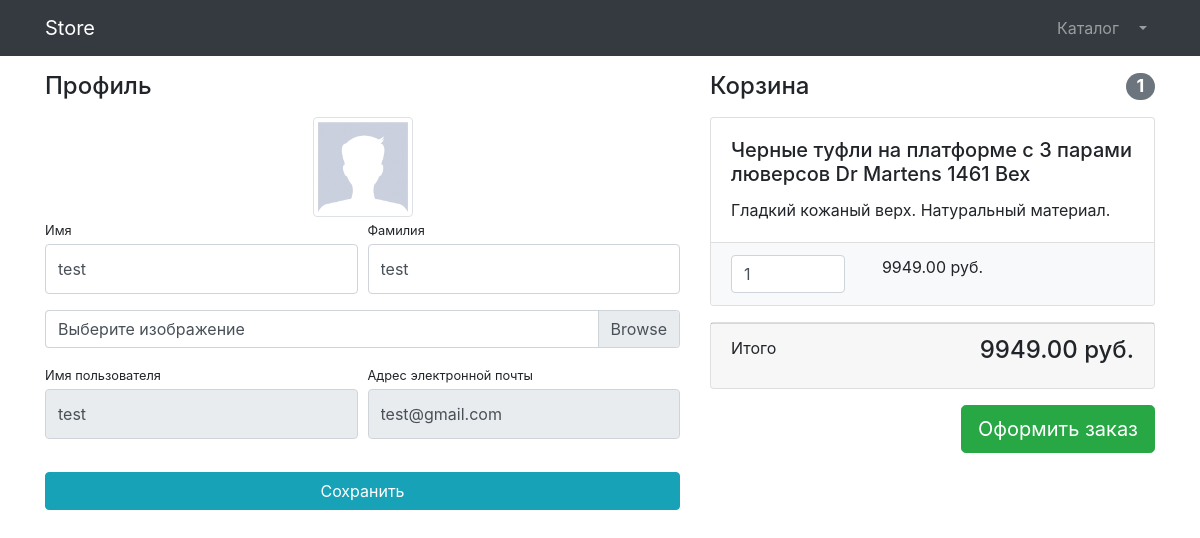
The page /users/profile/ (signed in) on the database as committed earlier.
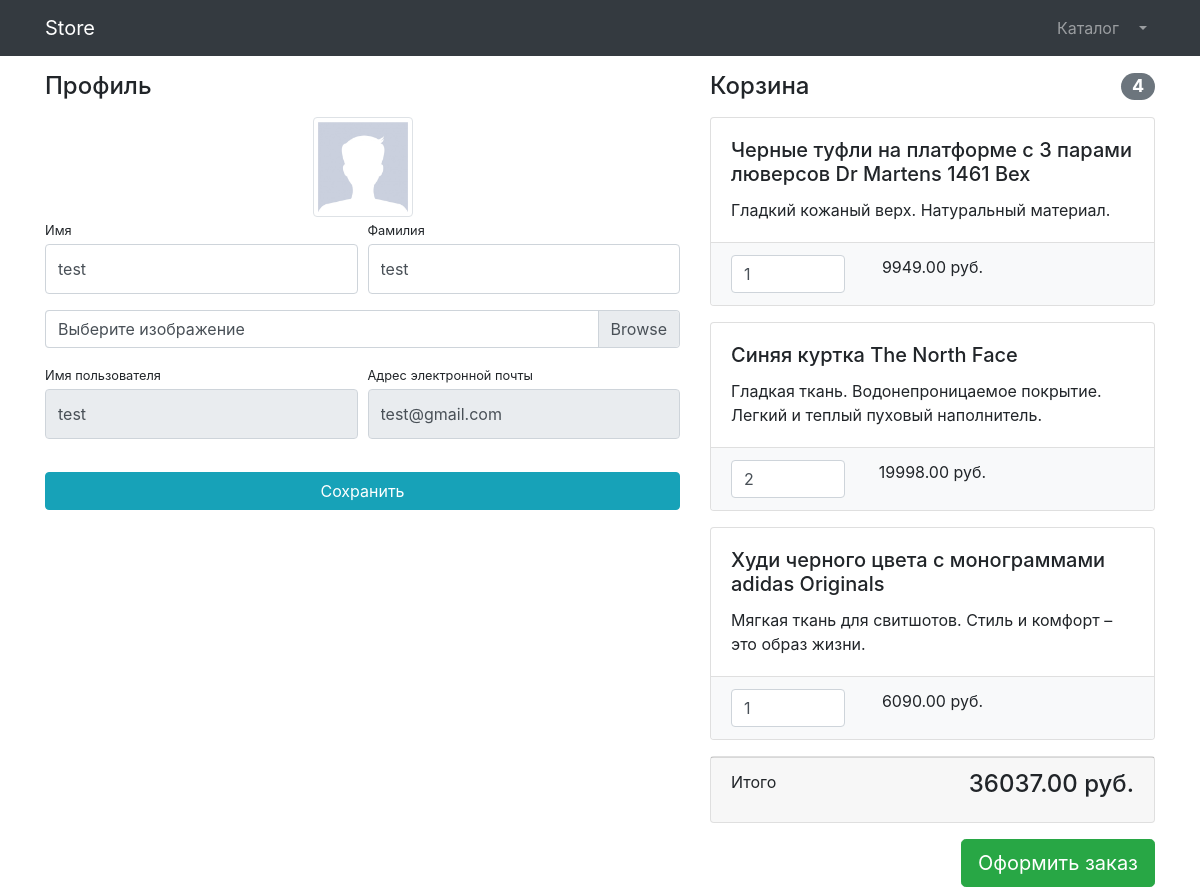
The same page on the database as committed later.
### users/models.py (models this page shows)
class User(AbstractUser):
    image = models.ImageField(upload_to='users_images', null=True, blank=True)

### products/models.py (models this page shows, shortened)
class Bucket(models.Model):
    user = models.ForeignKey(to=User, on_delete=models.CASCADE)
    product = models.ForeignKey(to=Product, on_delete=models.CASCADE)
    quantity = models.PositiveSmallIntegerField(default=0)
    created_timestamp = models.DateTimeField(auto_now_add=True)
    objects = BucketQuerySet.as_manager()
    def sum(self):
        return self.product.price * self.quantity

class Product(models.Model):
    name = models.CharField(max_length=256)
    description = models.TextField()
    price = models.DecimalField(max_digits=6, decimal_places=2)
    quantity = models.PositiveIntegerField(default=0)
    image = models.ImageField(upload_to='products_images')
    category = models.ForeignKey(to=ProductCategory, on_delete=models.PROTECT)
    class Meta:
        verbose_name = 'product'
        verbose_name_plural = 'products'

### users/views.py (the view)
# urls.py: path('profile/', profile, name='profile'),
@login_required
def profile(request):
    if request.method == 'POST':
        form = UserProfileForm(instance=request.user, data=request.POST, files=request.FILES)
        if form.is_valid():
            form.save()
            return HttpResponseRedirect(reverse('users:profile'))
    else:
        form = UserProfileForm(instance=request.user)
    context = {
        'title' : 'Store - Профиль',
        'form': form,
        'buckets': Bucket.objects.filter(user=request.user),
    }
    return render(request, 'users/profile.html', context)

### users/forms.py
class UserProfileForm(UserChangeForm):
    first_name = forms.CharField(widget=forms.TextInput(attrs={'class': 'form-control py-4'}))
    last_name = forms.CharField(widget=forms.TextInput(attrs={'class': 'form-control py-4'}))
    username = forms.CharField(widget=forms.TextInput(attrs={'class': 'form-control py-4', 'readonly': True}))
    image = forms.ImageField(widget=forms.FileInput(attrs={'class': 'custom-file-label'}), required=False)
    email = forms.CharField(widget=forms.EmailInput(attrs={'class': 'form-control py-4', 'readonly': True}))
    class Meta:
        model = User
        fields = ('first_name', 'last_name', 'image', 'username', 'email')

### products/models.py (called while the page is built)
    def total_sum(self):
        return sum(bucket.sum() for bucket in self)

    def total_quantity(self):
        return sum(bucket.quantity for bucket in self)

### users/templates/users/profile.html (shortened to what this page needs)
{% extends 'products/base.html' %}
{% load static %}
{% block css %}
    <link href="{% static 'vendor/css/profile.css' %}" rel="stylesheet">
{% endblock %}
{% block content %}
<div class="container">
    <div class="row">
        <div class="col-lg-7">
            <h4 class="mt-3 mb-3">Профиль</h4>
            <div class="col-lg-12 text-center">
                <img width="100" height="100"
                     src="{% if user.image %} {{ user.image.url }} {% else %} {% static 'vendor/img/users/default_avatar.jpg' %} {% endif %}"
                     class="img-thumbnail">
            </div>
            <form action="{% url 'users:profile' %}" method="post" enctype="multipart/form-data">
                <div class="form-row">
                    <div class="col-lg-6">
                        <div class="form-group">
                            <label class="small mb-1" for="{{ form.first_name.id_for_label }}">Имя</label>
                            {{ form.first_name }}
                        </div>
                    </div>
                    <div class="col-lg-6">
                        <div class="form-group">
                            <label class="small mb-1" for="{{ form.last_name.id_for_label }}">Фамилия</label>
                            {{ form.last_name }}
                        </div>
                    </div>
                </div>
                <div class="form-row mb-2">
                    <div class="col-lg-12">
                        <div class="custom-file">
                            <label class="custom-file-label" for="{{ form.image.id_for_label }}">Выберите изображение</label>
                        </div>
                    </div>
                </div>
                <div class="form-row">
                    <div class="col-lg-6">
                        <label class="small mb-1" for="{{ form.username.id_for_label }}">Имя пользователя</label>
                        {{ form.username }}
                    </div>
                    <div class="col-lg-6">
                        <label class="small mb-1" for="{{ form.email.id_for_label }}">Адрес электронной
                            почты</label>
                        {{ form.email }}
                    </div>
                </div>
                <div class="form-row">
                    <div class="col-lg-12" style="margin-top: 33px;">
                        <input class="btn btn-info btn-block" type="submit" value="Сохранить">
                    </div>
                </div>
            </form>
        </div>
        <div class="col-lg-5">
            {% include 'products/buckets.html' %}
        </div>
    </div>
</div>
{% endblock %}

### products/templates/products/base.html (shortened to what this page needs)
{% load static %}
<!DOCTYPE html>
<html lang="en">
<head>
    <link href="{% static 'vendor/bootstrap/css/bootstrap.min.css' %}" rel="stylesheet">
    {% block css%} {% endblock %}
</head>
<body>
<nav class="navbar navbar-expand-lg navbar-dark bg-dark fixed-top">
    <div class="container">
        <a class="navbar-brand" href="{% url 'index' %}">Store</a>
        <div class="collapse navbar-collapse" id="navbarResponsive">
            <ul class="navbar-nav ml-auto">
                <li class="nav-item">
                    <a class="nav-link" href="{% url 'products:index' %}">Каталог  </a>
                </li>
                {% if user.is_authenticated %}
                     <li class="nav-item dropdown">
                    <a class="nav-link dropdown-toggle" href="#" id="navbarDropdown" role="button"
                       data-bs-toggle="dropdown" aria-expanded="false">
                    </a>
                </li>
                {% else %}
                     <li class="nav-item">
                    <a class="nav-link" href="{% url 'users:login' %}">Войти <i class="fas fa-sign-in-alt"></i></a>
                </li>
                {% endif %}
            </ul>
        </div>
    </div>
</nav>
{% block content %} {% endblock %}
</body>
</html>

### products/templates/products/buckets.html (shortened to what this page needs)
{% if buckets %}
    <h4 class="mt-3 mb-3 d-flex justify-content-between align-items-center mb-3">
                    Корзина
        <span class="badge badge-secondary badge-pill">{{ buckets.total_quantity }}</span>
    </h4>
    {% for bucket in buckets %}
        <div class="card mb-3">
                    <div class="card-body">
                        <h5 class="card-title">{{ bucket.product.name }}</h5>
                        <p class="card-text">{{ bucket.product.description }}</p>
                    </div>
                    <ul class="list-group list-group-flush">
                        <li class="list-group-item bg-light">
                            <div class="row text-center">
                                <div class="col-lg-4">
                                    <input name="basketID" type="number" class="form-control"
                                           value="{{ bucket.quantity }}" min="0">
                                </div>
                                <div class="col-lg-4">{{ bucket.sum}} руб.</div>
                                <div class="col-lg-4">
                                </div>
                            </div>
                        </li>
                    </ul>
                </div>
    {% endfor %}
    <div class="card mb-3">
                    <div class="card-footer">
                        <p class="float-left">Итого</p>
                        <h4 class="float-right">{{ buckets.total_sum }} руб.</h4>
                    </div>
                </div>
    <a class="btn btn-success btn-lg float-right" href="../orders/order-create.html">
                    Оформить заказ
                </a>
{% else %}
    <h4 class="mt-3 mb-3 text-center">
        Корзина пуста </h4>
{% endif %}

Rows that differ between the two databases and show on the page:
computed for Bucket "Черные туфли на платформе с 3 парами люверсов Dr Martens 1461 Bex": total_quantity "1" → "4"; total_sum "9949.00" → "36037.00"
added Bucket: product.name "Синяя куртка The North Face", product.description "Гладкая ткань. Водонепроницаемое покрытие. Легкий и теплый пуховый наполнитель.", basketID "2", sum "19998.00"
added Bucket: product.name "Худи черного цвета с монограммами adidas Originals", product.description "Мягкая ткань для свитшотов. Стиль и комфорт – это образ жизни.", basketID "1", sum "6090.00"
